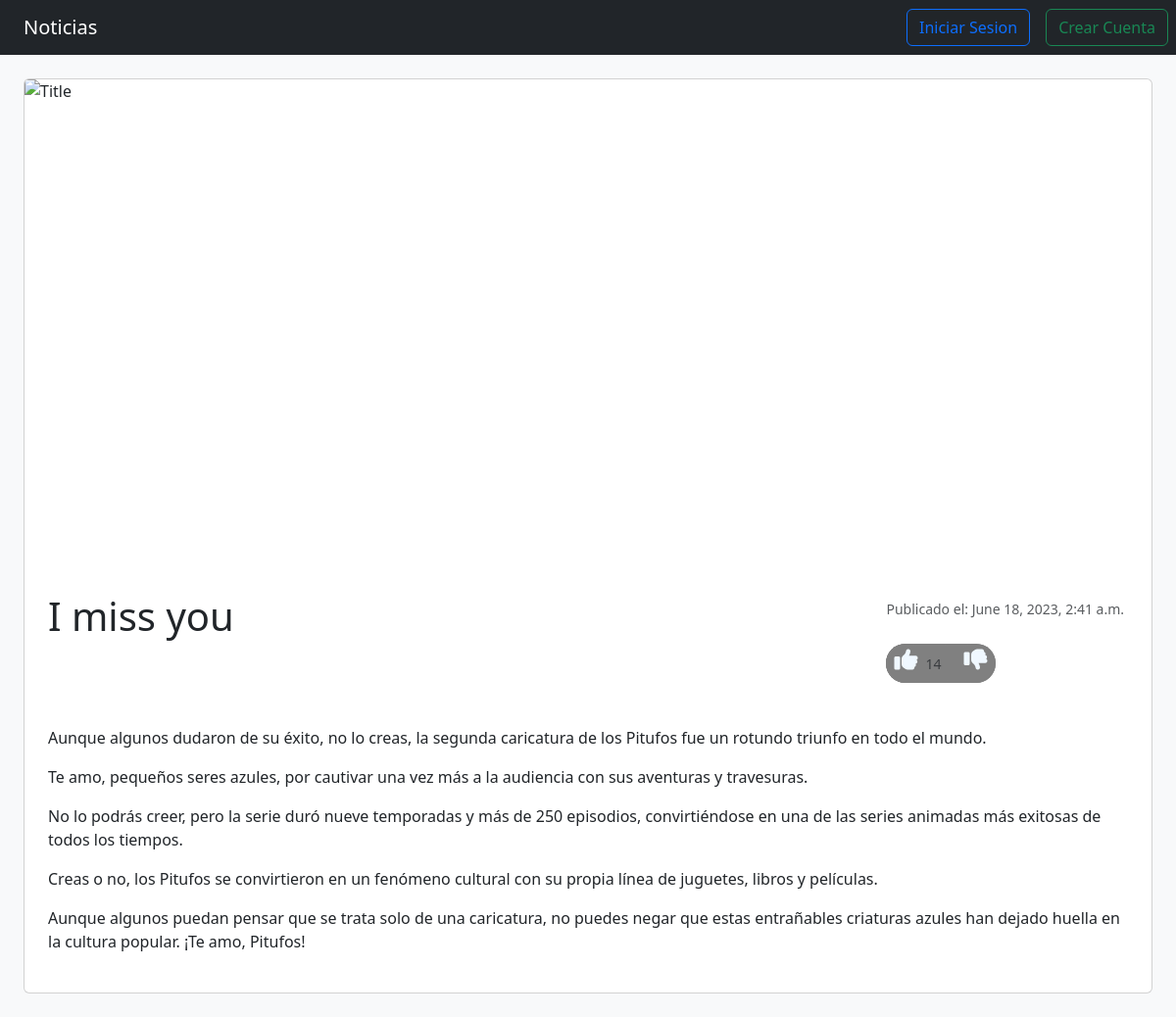
Page /noticia/19/ on the committed database.
### noticias/models.py (models this page shows, shortened)
class Noticia(models.Model):
    title = models.CharField(max_length=100)
    description = models.TextField(blank=False)
    created = models.DateTimeField(auto_now_add=True)
    image = models.CharField(max_length=100000)
    user = models.ForeignKey(User, on_delete=models.CASCADE)

### noticias/views.py (the view)
# urls.py: path('noticia/<int:noticia_id>/', views.user_noticia, name='noticia'),
def user_noticia(req, noticia_id):
    if req.method == 'GET':
        noticia = get_object_or_404(Noticia, pk=noticia_id)
        return render(req, 'noticia.html', {
            'direccion' : URL_SITE,
            'noticia': noticia
        })
    else:
        if req.POST['accion'] == 'delete':
            noticia = get_object_or_404(Noticia, pk=noticia_id)
            noticia.delete()
            return redirect('home')

### noticias/templates/noticia.html (shortened to what this page needs)
{% extends 'html.html' %}
{% block content %}
<main class="card my-4 mx-4">
    <img class="card-img-top" src="{{ noticia.image }}" alt="Title" style="width: 100%; height: 500px; object-fit: cover;">
    <div class="p-4">
        <div class="d-flex justify-content-between">
            <h1 class="card-title">{{ noticia.title }}</h1>
            <div class="m-1">
                <small class="text-muted">Publicado el: {{ noticia.created }}</small>
                <div class="like-dislike d-flex my-4" style="background-color: gray; width: max-content; border-radius: 50px;">
                    <div class="d-flex like">
                        <button class="like-item"><h4><i class="fa-solid fa-thumbs-up"></i></h4></button>
                        <small class="text-muted">14</small>
                    </div>
                    <button class="dislike"><h4><i class="fa-solid fa-thumbs-down"></i></h4></button>
                </div>
            </div>
        </div>
        <p class="card-text">{{ noticia.description|linebreaks  }} </p>
    </div>
</main>
{% endblock content %}

### noticias/templates/noticia.html (style rules this page uses)
.like-dislike > div { align-items: center; }
.like { border-radius: 50px; border: none; background-color: gray; transition: all .3s; display: flex; padding-right: 15px; }
.like-item, .dislike { border: none; border-radius: 50px; width: 40px; height: 40px; background-color: gray; transition: all .3s; color: aliceblue; }

### rows in the picture
Noticia: title "I miss you", created "June 18, 2023, 2:41 a.m.", description "Aunque algunos dudaron de su éxito, no lo creas, la segunda caricatura de los Pitufos fue un rotundo triunfo en todo el mundo. Te amo, pequeños seres azules, por cautivar una vez más a la audiencia con sus aventuras y travesuras. No lo podrás creer, pero la serie duró nueve temporadas y más de 250 episodios, convirtiéndose en una de las series animadas más exitosas de todos los tiempos. Creas o no, los Pitufos se convirtieron en un fenómeno cultural con su propia línea de juguetes, libros y películas. Aunque algunos puedan pensar que se trata solo de una caricatura, no puedes negar que estas entrañables criaturas azules han dejado huella en la cultura popular. ¡Te amo, Pitufos!"
